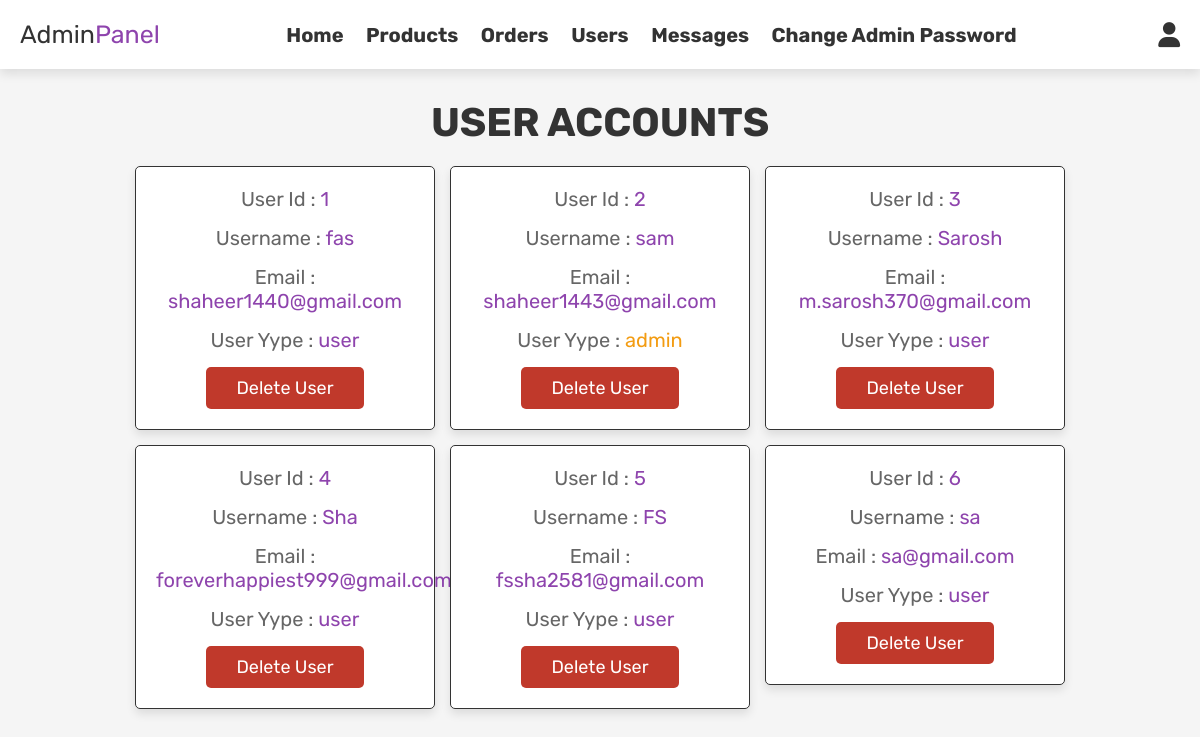
Screenshot of /admin_users.php (signed in) with the database file from the repository.
### tables this page shows
CREATE TABLE `users` (
  `id` int(100) NOT NULL,
  `name` varchar(100) NOT NULL,
  `email` varchar(100) NOT NULL,
  `password` varchar(100) NOT NULL,
  `user_type` varchar(20) NOT NULL DEFAULT 'user'
);

### admin_users.php (the view, shortened to what this page needs)
<?php
include 'config.php';
?>
<!DOCTYPE html>
<html lang="en">
<head>
   <link rel="stylesheet" href="https://cdnjs.cloudflare.com/ajax/libs/font-awesome/6.0.0/css/all.min.css">
   <link rel="stylesheet" href="css/admin_style.css">
</head>
<body>
<?php include 'admin_header.php'; ?>
<section class="users">
   <h1 class="title"> user accounts </h1>
   <div class="box-container">
      <?php
         $select_users = mysqli_query($conn, "SELECT * FROM `users`") or die('query failed');
         while($fetch_users = mysqli_fetch_assoc($select_users)){
      ?>
      <div class="box">
         <p> User Id : <span><?php echo $fetch_users['id']; ?></span> </p>
         <p> Username : <span><?php echo $fetch_users['name']; ?></span> </p>
         <p> Email : <span><?php echo $fetch_users['email']; ?></span> </p>
         <p> User Yype : <span style="color:<?php if($fetch_users['user_type'] == 'admin'){ echo 'var(--orange)'; } ?>"><?php echo $fetch_users['user_type']; ?></span> </p>
         <a href="admin_users.php?delete=<?php echo $fetch_users['id']; ?>" onclick="return confirm('delete this user?');" class="delete-btn">delete user</a>
      </div>
      <?php
         };
      ?>
   </div>
</section>
</body>
</html>

### admin_header.php (shortened to what this page needs)
<header class="header">
   <div class="flex">
      <a href="admin_page.php" class="logo">Admin<span>Panel</span></a>
      <nav class="navbar">
         <a href="admin_page.php?h" class="ha"><b>Home</b></a>
         <a href="admin_products.php?p" class="pa"><b>Products</b></a>
         <a href="admin_orders.php?o" class="oa"><b>Orders</b></a>
         <a href="admin_users.php?u" class="ua"><b>Users</b></a>
         <a href="admin_contacts.php?m" class="ma"><b>Messages</b></a>
         <a href="admin_pass.php?c" class="ca"><b>Change Admin Password</b></a>
      </nav>
      <div class="icons">
         <div id="user-btn" class="fas fa-user"></div>
      </div>
   </div>
</header>

### css/admin_style.css (style rules this page uses)
:root { --purple:#8e44ad; --red:#c0392b; --orange:#f39c12; --black:#333; --white:#fff; --light-color:#666; --light-white:#ccc; --light-bg:#f5f5f5; --border:.1rem solid var(--black); --box-shadow:0 .5rem 1rem rgba(0,0,0,.1); }
* { font-family: 'Rubik', sans-serif; margin:0; padding:0; box-sizing: border-box; outline: none; border:none; text-decoration: none; transition:all .2s linear; }
html { font-size: 62.5%; overflow-x: hidden; }
body { background-color: var(--light-bg); }
section { padding:3rem 2rem; }
.title { text-align: center; margin-bottom: 2rem; text-transform: uppercase; color:var(--black); font-size: 4rem; }
.btn, .option-btn, .delete-btn, .white-btn { display: inline-block; margin-top: 1rem; padding:1rem 3rem; cursor: pointer; color:var(--white); font-size: 1.8rem; border-radius: .5rem; text-transform: capitalize; }
.delete-btn { background-color: var(--red); }
.header { position: sticky; top:0; left:0; right:0; z-index: 1000; background-color: var(--white); box-shadow: var(--box-shadow); }
.header .flex { display: flex; align-items: center; padding:2rem; justify-content: space-between; position: relative; max-width: 1200px; margin:0 auto; }
.header .flex .logo { font-size: 2.5rem; color:var(--black); }
.header .flex .logo span { color:var(--purple); }
.header .flex .navbar a { margin:0 1rem; font-size: 2rem; color:var(--black); }
.header .flex .icons div { margin-left: 1.5rem; font-size: 2.5rem; cursor: pointer; color:var(--black); }
.users .box-container { display: grid; grid-template-columns: repeat(auto-fit, 30rem); justify-content: center; gap:1.5rem; max-width: 1200px; margin:0 auto; align-items: flex-start; }
.users .box-container .box { background-color: var(--white); padding:2rem; border:var(--border); box-shadow: var(--box-shadow); border-radius: .5rem; text-align: center; }
.users .box-container .box p { padding-bottom: 1.5rem; font-size: 2rem; color:var(--light-color); }
.users .box-container .box p span { color:var(--purple); }
.users .box-container .box .delete-btn { margin-top: 0; }

### rows the page displays
users: id "1", name "fas", email "shaheer1440@gmail.com", user_type "user"
users: id "2", name "sam", email "shaheer1443@gmail.com", user_type "admin"
users: id "3", name "Sarosh", email "m.sarosh370@gmail.com", user_type "user"
users: id "4", name "Sha", email "foreverhappiest999@gmail.com", user_type "user"
users: id "5", name "FS", email "fssha2581@gmail.com", user_type "user"
users: id "6", name "sa", email "sa@gmail.com", user_type "user"
